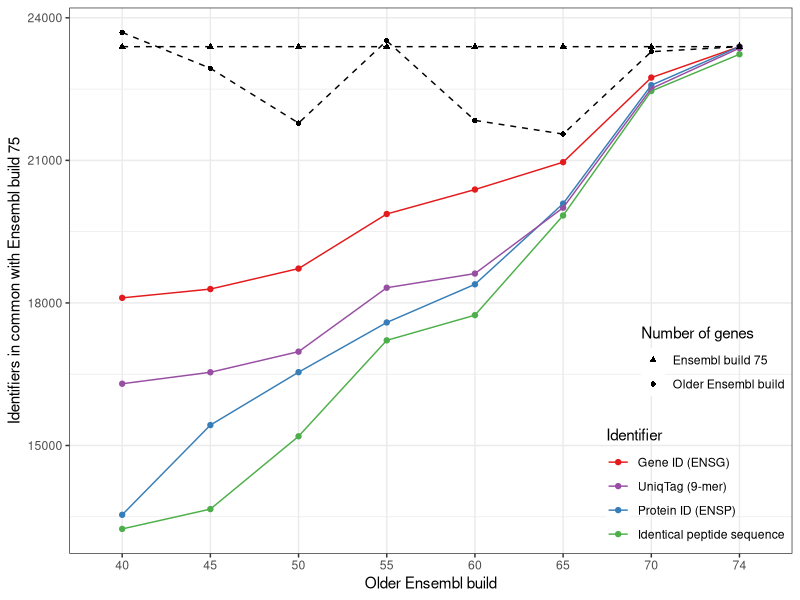
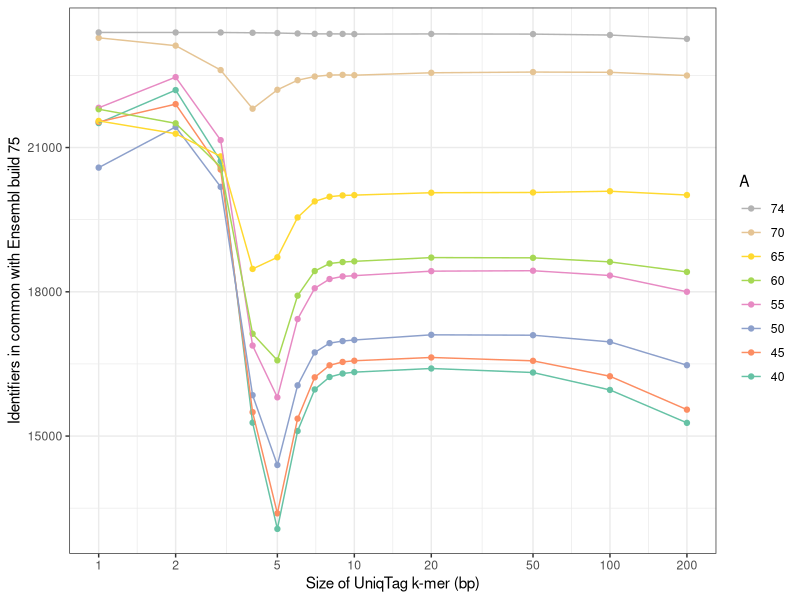

R code for these plots, in order:
## ---- chunk 1
library(ggplot2)
library(knitr) # for kable
library(reshape2)
library(scales) # for alpha
## ---- chunk 2
data.orig <- read.delim('uniqtag.tsv',
	colClasses = c(A = 'factor', B = 'factor'))
x <- do.call(rbind, strsplit(as.character(data.orig$Table), '.', fixed = TRUE))
colnames(x) <- c('Data', 'Transform', 'Identifier')
data <- cbind(data.orig, x)
rm(x)
data$k <- as.integer(gsub('^[a-z]*', '', data$Identifier))

build.wide <- with(data,
	data.frame(Build.A = A, Build.B = B,
		Num.A = Only.A + Both, Num.B = Only.B + Both))
build.tall <- melt(build.wide, id.vars = c('Build.A', 'Build.B'),
	variable.name = 'Build', value.name = 'Count')
## ---- chunk 3
data.subset <- subset(data, data$k == 9 | is.na(data$k))
aes.data <- aes(x = A, y = Both,
	group = Table, colour = Identifier)
aes.build <- aes(x = Build.A, y = Count,
	group = Build, shape = Build)
ggplot() +
	geom_point(aes.data, data.subset) +
	geom_line(aes.data, data.subset) +
	scale_colour_brewer(palette = 'Set1',
		breaks = c('gene', 'uniqtag9', 'id', 'seq'),
		labels = c('Gene ID (ENSG)', 'UniqTag (9-mer)',
			'Protein ID (ENSP)', 'Identical peptide sequence')) +

	geom_point(aes.build, build.tall) +
	geom_line(aes.build, build.tall, linetype = 'dashed') +
	scale_shape(name = 'Number of genes',
		breaks = c('Num.B', 'Num.A'),
		labels = c('Ensembl build 75', 'Older Ensembl build')) +

	theme_bw() +
	theme(legend.position = c(1.0, 0),
		legend.justification = c(1, 0),
		legend.box.just = 'right',
		legend.background = element_rect(fill = alpha('white', 0))) +
	xlab('Older Ensembl build') +
	ylab('Identifiers in common with Ensembl build 75')
## ---- chunk 4
ggplot(na.omit(data), aes(x = k, y = Both, group = A, colour = A)) +
	geom_point() +
	geom_line() +
	scale_x_continuous(trans = log_trans(),
		breaks = c(1, 2, 5, 10, 20, 50, 100, 200)) +
	scale_colour_brewer(palette = 'Set2') +
	guides(colour = guide_legend(reverse = TRUE)) +
	theme_bw() +
	xlab('Size of UniqTag k-mer (bp)') +
	ylab('Identifiers in common with Ensembl build 75')
## ---- chunk 5
kable(data)
